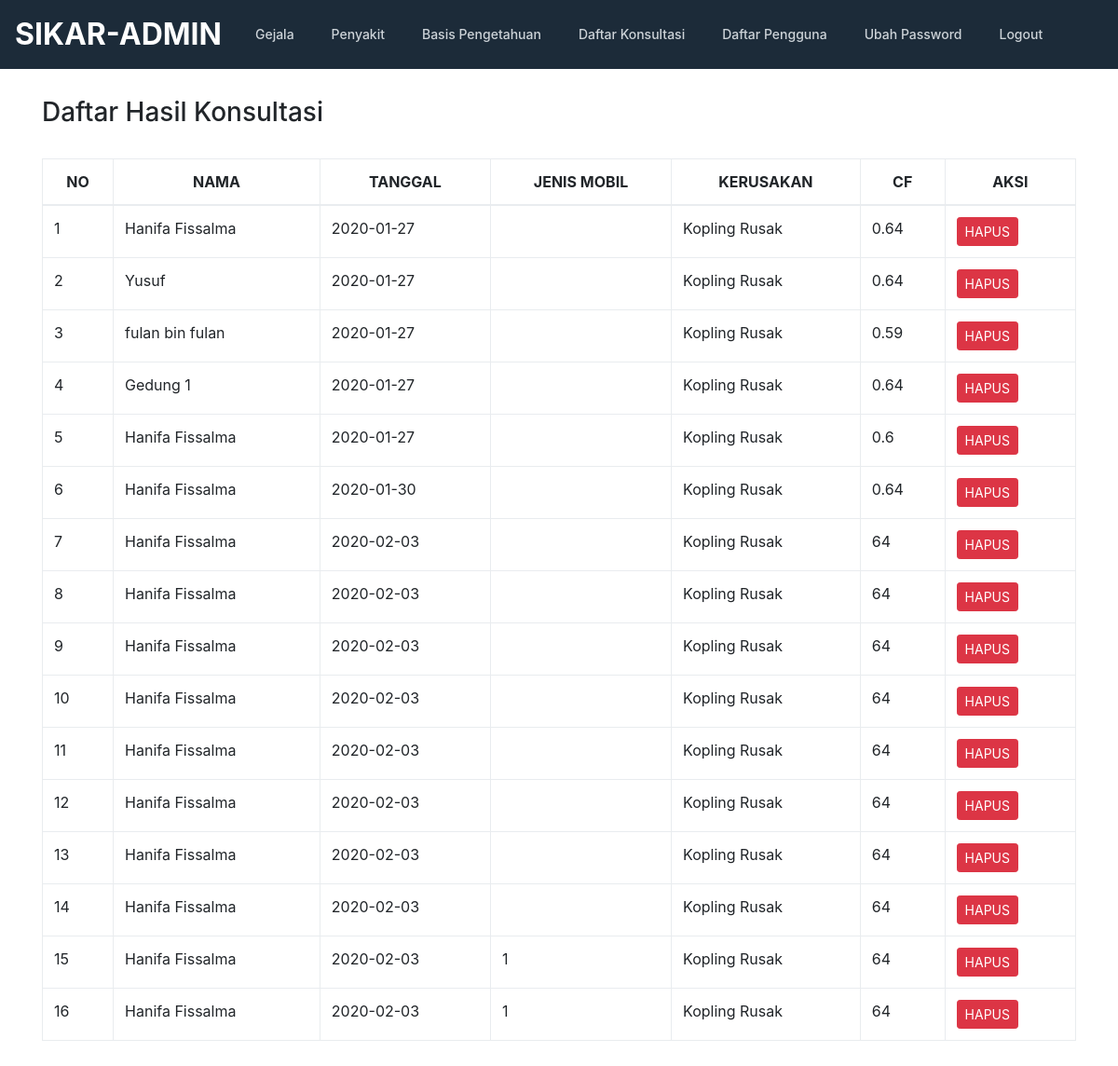
Before: /admin/konsultasi.php with the older database file.
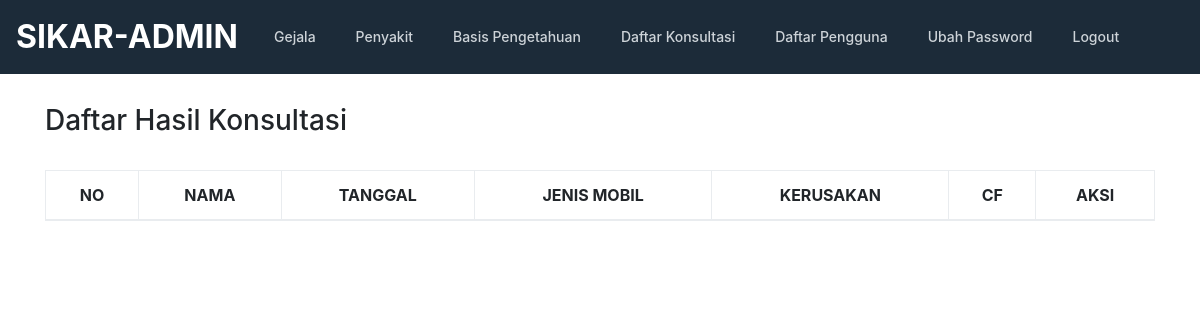
After: the same page with the newer database file.
### tables this page shows
CREATE TABLE `konsultasi` (
  `kode_konsultasi` int(11) NOT NULL,
  `nama` varchar(100) NOT NULL,
  `tanggal` date NOT NULL,
  `jenis_mobil` varchar(50) NOT NULL,
  `plat` varchar(20) NOT NULL,
  `penyakit` varchar(100) NOT NULL,
  `cf` float NOT NULL
);

### admin/konsultasi.php (the view, shortened to what this page needs)
<!doctype html>
<html lang="en">
  <head>
    <link href="../css/bootstrap.min.css" rel="stylesheet">
    <link href="../css/style.css" rel="stylesheet">
    <link href="../css/jquery.dataTables.min.css" rel="stylesheet"/>
  </head>
  <body>
    <?php include "header.php"; ?>
    <section>
      <div class="container">
        <div class="row">
            <div class="col-md-12">
              <h3>Daftar Hasil Konsultasi</h3>
              <br/>
              <div class="row">
                <div class="col-md-12">
                  <table class="table table-bordered table-hover" id="gejala" class="display" style="width:100%">
                    <thead>
                      <tr>
                        <th><center>NO</center></th>
                        <th><center>NAMA</center></th>
                        <th><center>TANGGAL</center></th>
                        <th><center>JENIS MOBIL</center></th>
                        <th><center>KERUSAKAN</center></th>
                        <th><center>CF</center></th>
                        <th><center>AKSI</center></th>
                      </tr>
                    </thead>
                    <tbody>
                      <?php
                        include "../conn.php";
                        $query = mysqli_query($koneksi,"SELECT * FROM konsultasi ORDER BY kode_konsultasi ASC");
                        $no=0;
                        while ($data=mysqli_fetch_array($query)) {
                            $no++;
                      ?>
                      <tr>
                          <td><?php echo $no; ?></td>
                          <td><?php echo $data['nama']; ?></td>
                          <td><?php echo $data['tanggal']; ?></td>
                          <td><?php echo $data['jenis_mobil']; ?></td>
                          <td><?php echo $data['penyakit']; ?></td>
                          <td><?php echo $data['cf']; ?></td>
                          <td>
                              <a  href="hapuskonsultasi.php?id=<?php echo $data['kode_konsultasi']; ?>" class="btn btn-sm btn-danger">HAPUS</a>
                          </td>
                      </tr>
                      <?php } ?>
                    </tbody>
                  </table>
                </div>
              </div>
            </div>
        </div>
      </div>
    </section>
  </body>
</html>

Changed rows visible on the page:
removed konsultasi: nama "Hanifa Fissalma", tanggal "2020-01-27", penyakit "Kopling Rusak", cf "0.64"
removed konsultasi: nama "Yusuf", tanggal "2020-01-27", penyakit "Kopling Rusak", cf "0.64"
removed konsultasi: nama "fulan bin fulan", tanggal "2020-01-27", penyakit "Kopling Rusak", cf "0.59"
removed konsultasi: nama "Gedung 1", tanggal "2020-01-27", penyakit "Kopling Rusak", cf "0.64"
removed konsultasi: nama "Hanifa Fissalma", tanggal "2020-01-27", penyakit "Kopling Rusak", cf "0.6"
removed konsultasi: nama "Hanifa Fissalma", tanggal "2020-01-30", penyakit "Kopling Rusak", cf "0.64"
removed konsultasi: nama "Hanifa Fissalma", tanggal "2020-02-03", penyakit "Kopling Rusak", cf "64"
removed konsultasi: nama "Hanifa Fissalma", tanggal "2020-02-03", penyakit "Kopling Rusak", cf "64"
removed konsultasi: nama "Hanifa Fissalma", tanggal "2020-02-03", penyakit "Kopling Rusak", cf "64"
removed konsultasi: nama "Hanifa Fissalma", tanggal "2020-02-03", penyakit "Kopling Rusak", cf "64"
removed konsultasi: nama "Hanifa Fissalma", tanggal "2020-02-03", penyakit "Kopling Rusak", cf "64"
removed konsultasi: nama "Hanifa Fissalma", tanggal "2020-02-03", penyakit "Kopling Rusak", cf "64"
removed konsultasi: nama "Hanifa Fissalma", tanggal "2020-02-03", penyakit "Kopling Rusak", cf "64"
removed konsultasi: nama "Hanifa Fissalma", tanggal "2020-02-03", penyakit "Kopling Rusak", cf "64"
removed konsultasi: nama "Hanifa Fissalma", tanggal "2020-02-03", jenis_mobil "1", penyakit "Kopling Rusak", cf "64"
removed konsultasi: nama "Hanifa Fissalma", tanggal "2020-02-03", jenis_mobil "1", penyakit "Kopling Rusak", cf "64"
